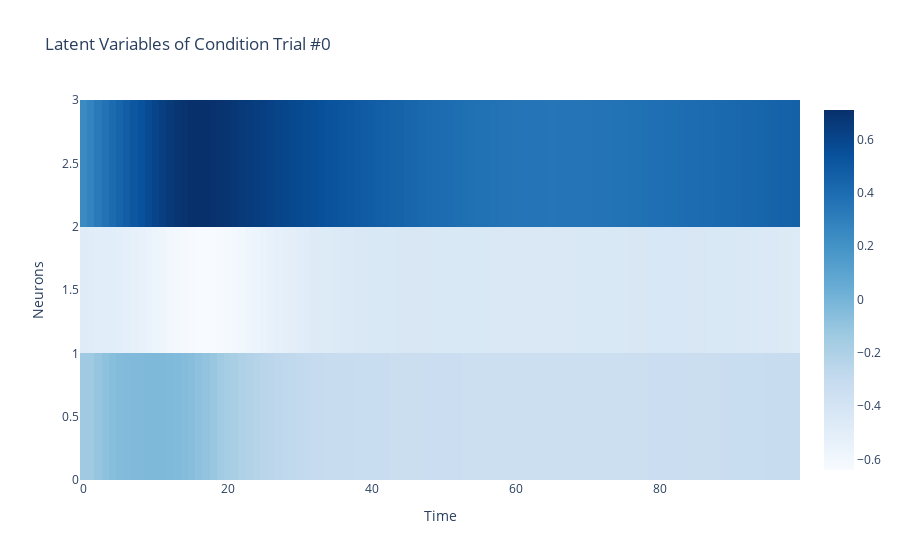
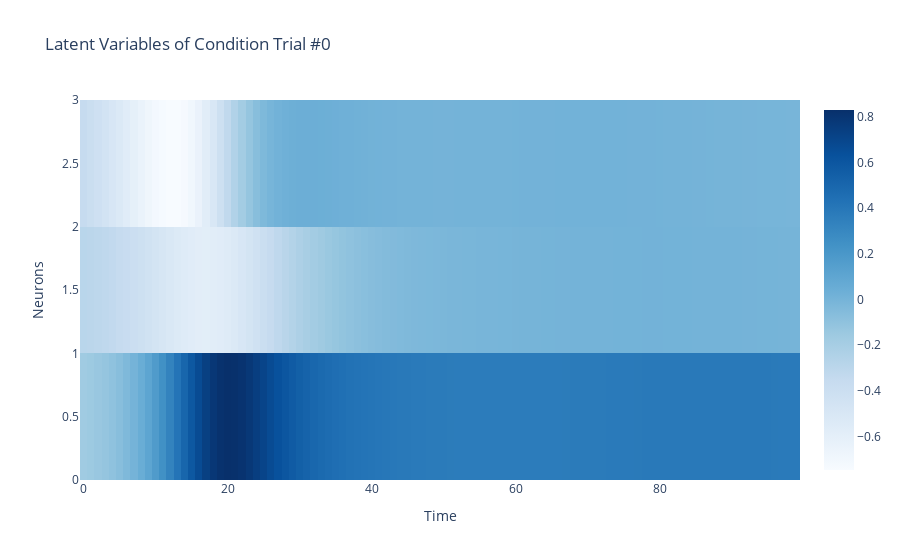

Source (notebook cell) for these figures, in order:
### Code cell
log_f, (g0, mean, logvar), z, _ = model(neural_data.astype('float'), training=False)

fig_z = go.Figure(data=go.Heatmap(
    x=list(range(log_f.shape[1])), 
    y=list(range(log_f.shape[-1])), 
    z=z.numpy()[0, :, :].T, colorscale="Blues"))

fig_z.update_layout(title='Latent Variables of Condition Trial #%d' % (0),
                xaxis_title='Time',
                yaxis_title='Neurons')

fig_z_n = go.Figure(data=go.Heatmap(
    x=list(range(log_f.shape[1])), 
    y=list(range(log_f.shape[-1])), 
    z=dataset['train_latent'][0, :, :].T, colorscale="Blues"))

fig_z_n.update_layout(title='Latent Variables of Condition Trial #%d' % (0),
                xaxis_title='Time',
                yaxis_title='Neurons')

fig_z.show()
fig_z_n.show()

### Figure 1 — Plotly figure (JSON) as saved in the notebook; plotly's stock layout.template omitted (floating-point values rounded to 4 significant figures; data arrays with more than 128 entries replaced by an {"elided": "..."} marker saying what was removed)
{"data": [{"colorscale": [[0, "rgb(247,251,255)"], [0.125, "rgb(222,235,247)"], [0.25, "rgb(198,219,239)"], [0.375, "rgb(158,202,225)"], [0.5, "rgb(107,174,214)"], [0.625, "rgb(66,146,198)"], [0.75, "rgb(33,113,181)"], [0.875, "rgb(8,81,156)"], [1, "rgb(8,48,107)"]], "type": "heatmap", "x": [0, 1, 2, 3, 4, 5, 6, 7, 8, 9, 10, 11, 12, 13, 14, 15, 16, 17, 18, 19, 20, 21, 22, 23, 24, 25, 26, 27, 28, 29, 30, 31, 32, 33, 34, 35, 36, 37, 38, 39, 40, 41, 42, 43, 44, 45, 46, 47, 48, 49, 50, 51, 52, 53, 54, 55, 56, 57, 58, 59, 60, 61, 62, 63, 64, 65, 66, 67, 68, 69, 70, 71, 72, 73, 74, 75, 76, 77, 78, 79, 80, 81, 82, 83, 84, 85, 86, 87, 88, 89, 90, 91, 92, 93, 94, 95, 96, 97, 98, 99], "y": [0, 1, 2, 3, 4, 5, 6, 7, 8, 9, 10, 11, 12, 13, 14, 15, 16, 17, 18, 19, 20, 21, 22, 23, 24, 25, 26, 27, 28, 29], "z": {"elided": "3x100 float values"}}], "layout": {"title": {"text": "Latent Variables of Condition Trial #0"}, "xaxis": {"title": {"text": "Time"}}, "yaxis": {"title": {"text": "Neurons"}}}}

### Figure 2 — Plotly figure (JSON) as saved in the notebook; plotly's stock layout.template omitted (floating-point values rounded to 4 significant figures; data arrays with more than 128 entries replaced by an {"elided": "..."} marker saying what was removed)
{"data": [{"colorscale": [[0, "rgb(247,251,255)"], [0.125, "rgb(222,235,247)"], [0.25, "rgb(198,219,239)"], [0.375, "rgb(158,202,225)"], [0.5, "rgb(107,174,214)"], [0.625, "rgb(66,146,198)"], [0.75, "rgb(33,113,181)"], [0.875, "rgb(8,81,156)"], [1, "rgb(8,48,107)"]], "type": "heatmap", "x": [0, 1, 2, 3, 4, 5, 6, 7, 8, 9, 10, 11, 12, 13, 14, 15, 16, 17, 18, 19, 20, 21, 22, 23, 24, 25, 26, 27, 28, 29, 30, 31, 32, 33, 34, 35, 36, 37, 38, 39, 40, 41, 42, 43, 44, 45, 46, 47, 48, 49, 50, 51, 52, 53, 54, 55, 56, 57, 58, 59, 60, 61, 62, 63, 64, 65, 66, 67, 68, 69, 70, 71, 72, 73, 74, 75, 76, 77, 78, 79, 80, 81, 82, 83, 84, 85, 86, 87, 88, 89, 90, 91, 92, 93, 94, 95, 96, 97, 98, 99], "y": [0, 1, 2, 3, 4, 5, 6, 7, 8, 9, 10, 11, 12, 13, 14, 15, 16, 17, 18, 19, 20, 21, 22, 23, 24, 25, 26, 27, 28, 29], "z": {"elided": "3x100 float values"}}], "layout": {"title": {"text": "Latent Variables of Condition Trial #0"}, "xaxis": {"title": {"text": "Time"}}, "yaxis": {"title": {"text": "Neurons"}}}}
